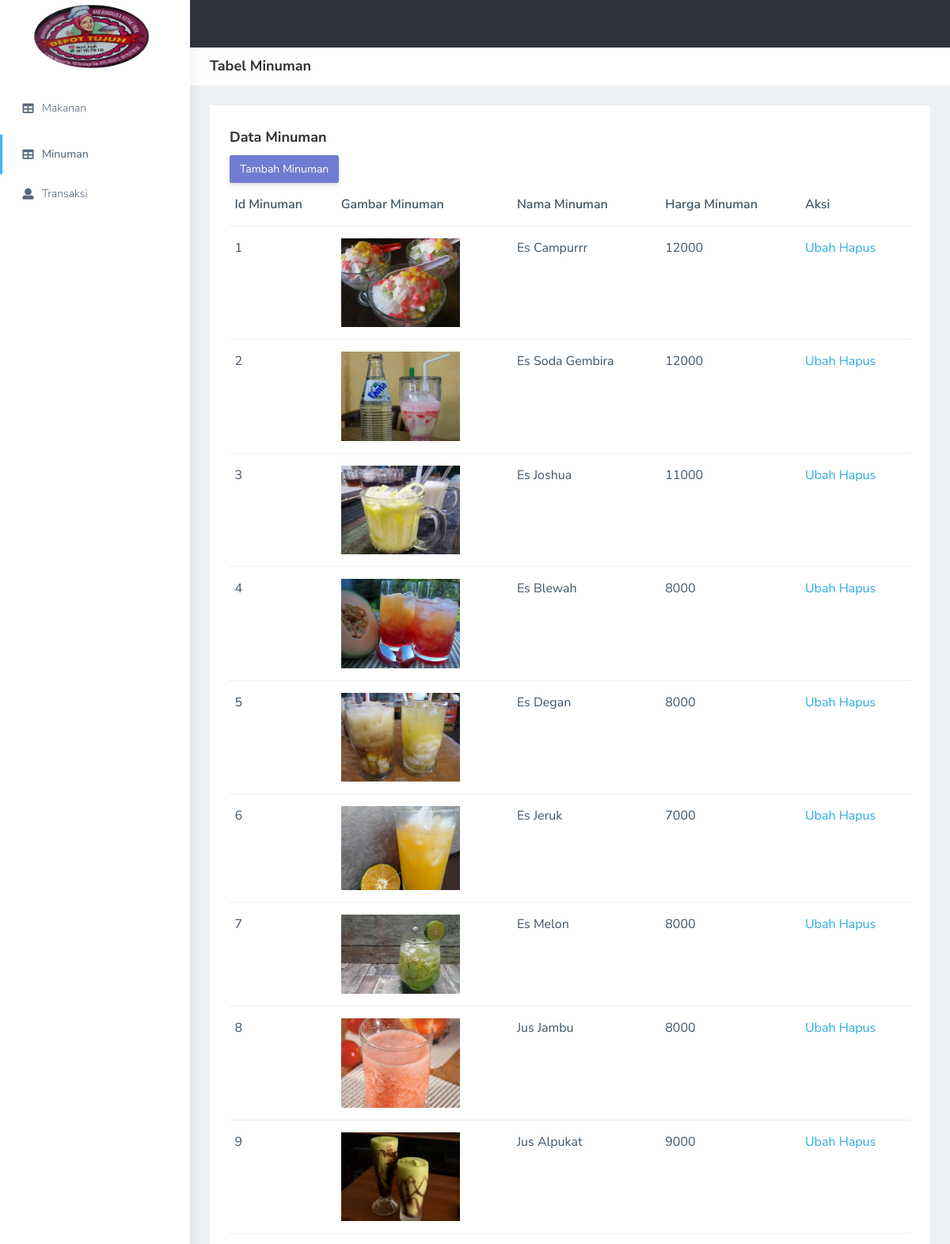
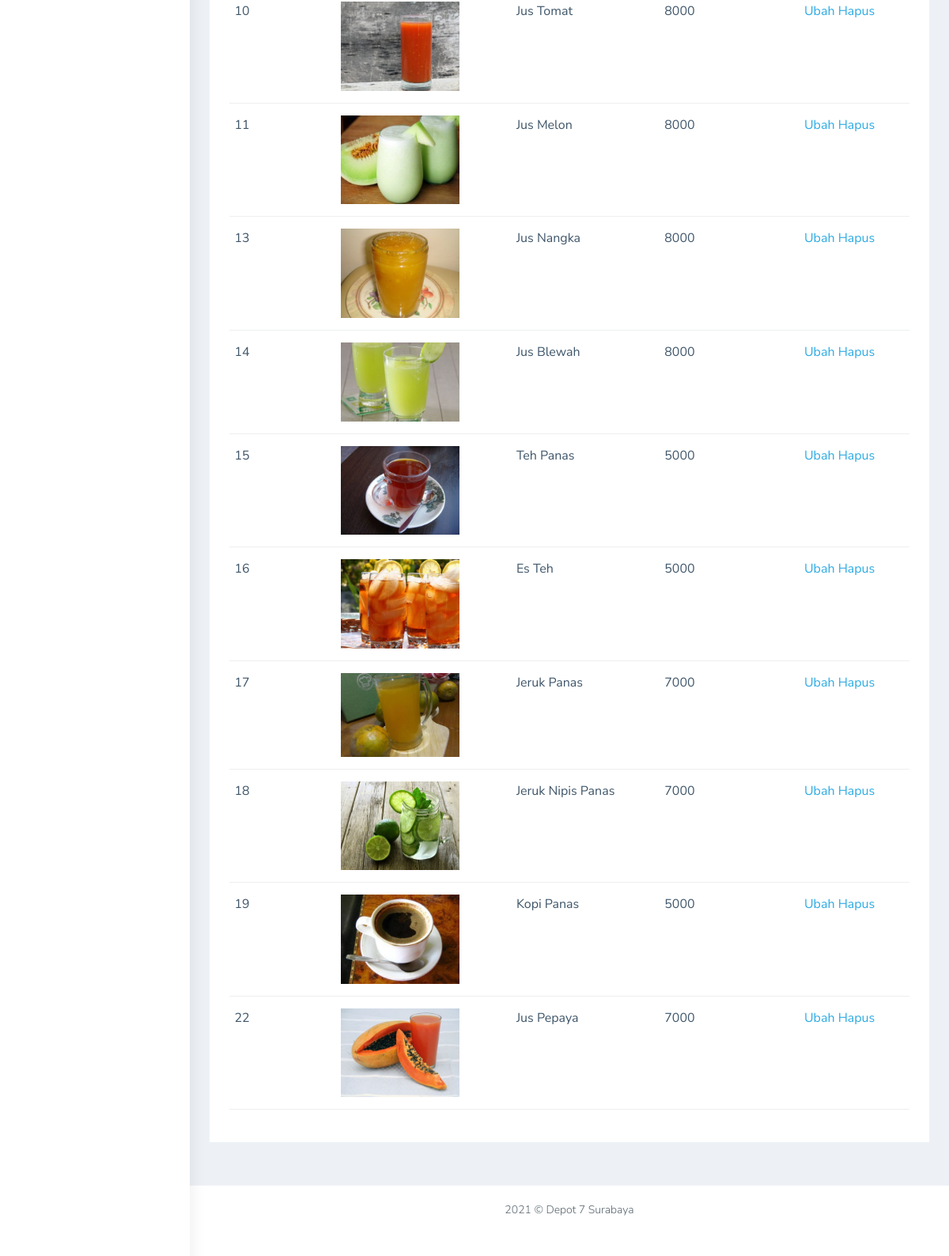
/admin/adminminuman.php, run on the app's committed database (2 pictures, top to bottom).
### tables this page shows
CREATE TABLE `minuman` (
  `id_minuman` int(11) NOT NULL,
  `nama_minuman` varchar(50) NOT NULL,
  `harga_minuman` float NOT NULL,
  `gambar_minum` varchar(50) NOT NULL
);

### Menu/Connection.php (called while the page is built, shortened)
<?php
    class Connection{
        protected $host = "localhost";
        protected $user = "root";
        protected $pass = "";
        protected $db = "depot_7";
        public function __construct(){
            $this->conn = new mysqli($this->host, $this->user, $this->pass, $this->db);
            return $this->conn;
        }
    }
?>

### Menu/minuman.php (called while the page is built, shortened)
<?php
    require_once 'Connection.php';
    class Minuman extends Connection{
        private $conn;
        public function __construct()
        {
            $this->conn = parent::__construct();
        }
        public function getMinuman(){
            $minuman = [];
            $sql = "SELECT * FROM minuman";
            $res = mysqli_query($this->conn, $sql);
            while($r = mysqli_fetch_assoc($res)){
                $minuman[] = $r;
            }
            return $minuman;
        }
    }
?>

### admin/adminminuman.php (the view, shortened to what this page needs)
<?php
    include '../Menu/minuman.php';
    $minuman = new Minuman();
?>
<!DOCTYPE html>
<html dir="ltr" lang="en">
<head>
   <link href="css/style.min.css" rel="stylesheet">
</head>
<body>
    <div id="main-wrapper" data-layout="vertical" data-navbarbg="skin5" data-sidebartype="full"
        data-sidebar-position="absolute" data-header-position="absolute" data-boxed-layout="full">
        <header class="topbar" data-navbarbg="skin5">
            <nav class="navbar top-navbar navbar-expand-md navbar-dark">
                <div class="navbar-header" data-logobg="skin6">
                    <a class="navbar-brand" href="dashboard.html">
                        <span class="logo-text">
                            <img style="margin: 5px 25px;" width="150" src="plugins/images/depot7.png" alt="homepage" />
                        </span>
                    </a>
                </div>
            </nav>
        </header>
        <aside class="left-sidebar" data-sidebarbg="skin6">
            <div class="scroll-sidebar">
                <nav class="sidebar-nav">
                    <ul id="sidebarnav">
                        <li class="sidebar-item mt-5">
                            <a class="sidebar-link waves-effect waves-dark sidebar-link" href="adminmakanan.php"
                                aria-expanded="false">
                                <i class="fa fa-table" aria-hidden="true"></i>
                                <span class="hide-menu">Makanan</span>
                            </a>
                        </li>
                        <li class="sidebar-item pt-2">
                            <a class="sidebar-link waves-effect waves-dark sidebar-link" href="adminminuman.php"
                                aria-expanded="false">
                                <i class="fa fa-table" aria-hidden="true"></i>
                                <span class="hide-menu">Minuman</span>
                            </a>
                        </li>
                        <li class="sidebar-item">
                            <a class="sidebar-link waves-effect waves-dark sidebar-link" href="admintransaksi.php"
                                aria-expanded="false">
                                <i class="fa fa-user" aria-hidden="true"></i>
                                <span class="hide-menu">Transaksi</span>
                            </a>
                        </li>
                    </ul>
                </nav>
            </div>
        </aside>
        <div class="page-wrapper">
            <div class="page-breadcrumb bg-white">
                <div class="row align-items-center">
                    <div class="col-lg-3 col-md-4 col-sm-4 col-xs-12">
                        <h4 class="page-title">Tabel Minuman</h4>
                    </div>
                </div>
            </div>
            <div class="container-fluid">
                <div class="row">
                    <div class="col-sm-12">
                        <div class="white-box">
                            <h3 class="box-title">Data Minuman</h3>
                            <a href="formTambahMinuman.php" class="btn btn-primary">Tambah Minuman</a>
                            <div class="table-responsive">
                                <table class="table text-nowrap">
                                    <thead>
                                        <tr>
                                            <th class="border-top-0">Id Minuman</th>
                                            <th class="border-top-0">Gambar Minuman</th>
                                            <th class="border-top-0">Nama Minuman</th>
                                            <th class="border-top-0">Harga Minuman</th>
                                            <th class="border-top-0">Aksi</th>
                                        </tr>
                                    </thead>
                                    <tbody>
                                        <?php foreach($minuman->getMinuman() as $i => $mnm): ?>
                                            <tr>
                                                <td><?= $mnm['id_minuman'] ?></td>
                                                <td><img width="150px" src="../images/<?= $mnm['gambar_minum'] ?>" alt=""></td>
                                                <td><?= $mnm['nama_minuman'] ?></td>
                                                <td><?= $mnm['harga_minuman'] ?></td>
                                                <td>
                                                    <a href="formUbahMinuman.php?idUbah=<?= $mnm['id_minuman'] ?>">Ubah</a>
                                                    <a href="?idHapus=<?= $mnm['id_minuman'] ?>">Hapus</a>
                                                </td>
                                            </tr>
                                        <?php endforeach; ?>
                                    </tbody>
                                </table>
                            </div>
                        </div>
                    </div>
                </div>
            </div>
            <footer class="footer text-center"> 2021 © Depot 7 Surabaya</a>
            </footer>
        </div>
    </div>
</body>
</html>

### data on the page
minuman: id_minuman "1", gambar_minum (picture), nama_minuman "Es Campurrr", harga_minuman "12000"
minuman: id_minuman "2", gambar_minum (picture), nama_minuman "Es Soda Gembira", harga_minuman "12000"
minuman: id_minuman "3", gambar_minum (picture), nama_minuman "Es Joshua", harga_minuman "11000"
minuman: id_minuman "4", gambar_minum (picture), nama_minuman "Es Blewah", harga_minuman "8000"
minuman: id_minuman "5", gambar_minum (picture), nama_minuman "Es Degan", harga_minuman "8000"
minuman: id_minuman "6", gambar_minum (picture), nama_minuman "Es Jeruk", harga_minuman "7000"
minuman: id_minuman "7", gambar_minum (picture), nama_minuman "Es Melon", harga_minuman "8000"
minuman: id_minuman "8", gambar_minum (picture), nama_minuman "Jus Jambu", harga_minuman "8000"
minuman: id_minuman "9", gambar_minum (picture), nama_minuman "Jus Alpukat", harga_minuman "9000"
minuman: id_minuman "10", gambar_minum (picture), nama_minuman "Jus Tomat", harga_minuman "8000"
minuman: id_minuman "11", gambar_minum (picture), nama_minuman "Jus Melon", harga_minuman "8000"
minuman: id_minuman "13", gambar_minum (picture), nama_minuman "Jus Nangka", harga_minuman "8000"
minuman: id_minuman "14", gambar_minum (picture), nama_minuman "Jus Blewah", harga_minuman "8000"
minuman: id_minuman "15", gambar_minum (picture), nama_minuman "Teh Panas", harga_minuman "5000"
minuman: id_minuman "16", gambar_minum (picture), nama_minuman "Es Teh", harga_minuman "5000"
minuman: id_minuman "17", gambar_minum (picture), nama_minuman "Jeruk Panas", harga_minuman "7000"
minuman: id_minuman "18", gambar_minum (picture), nama_minuman "Jeruk Nipis Panas", harga_minuman "7000"
minuman: id_minuman "19", gambar_minum (picture), nama_minuman "Kopi Panas", harga_minuman "5000"
minuman: id_minuman "22", gambar_minum (picture), nama_minuman "Jus Pepaya", harga_minuman "7000"
